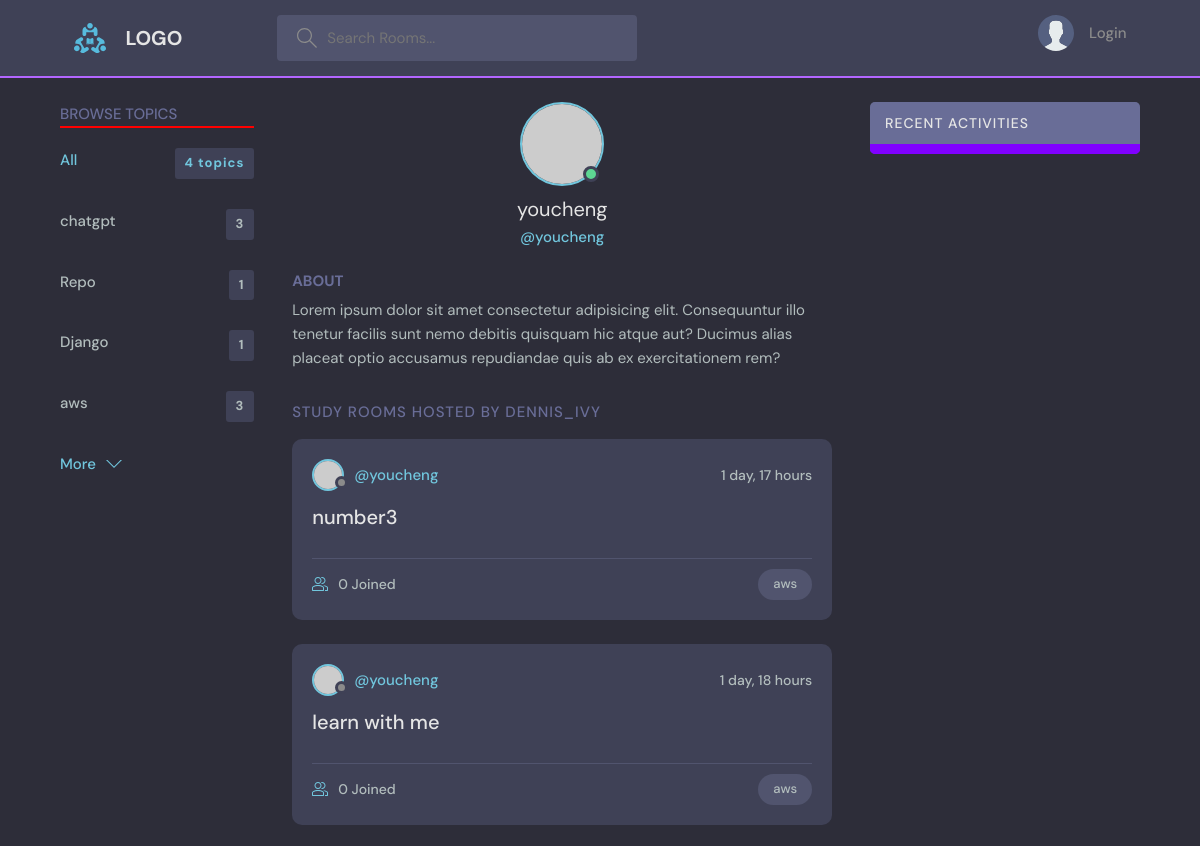
Before: /profile/1/ (upper part) with the older database file.
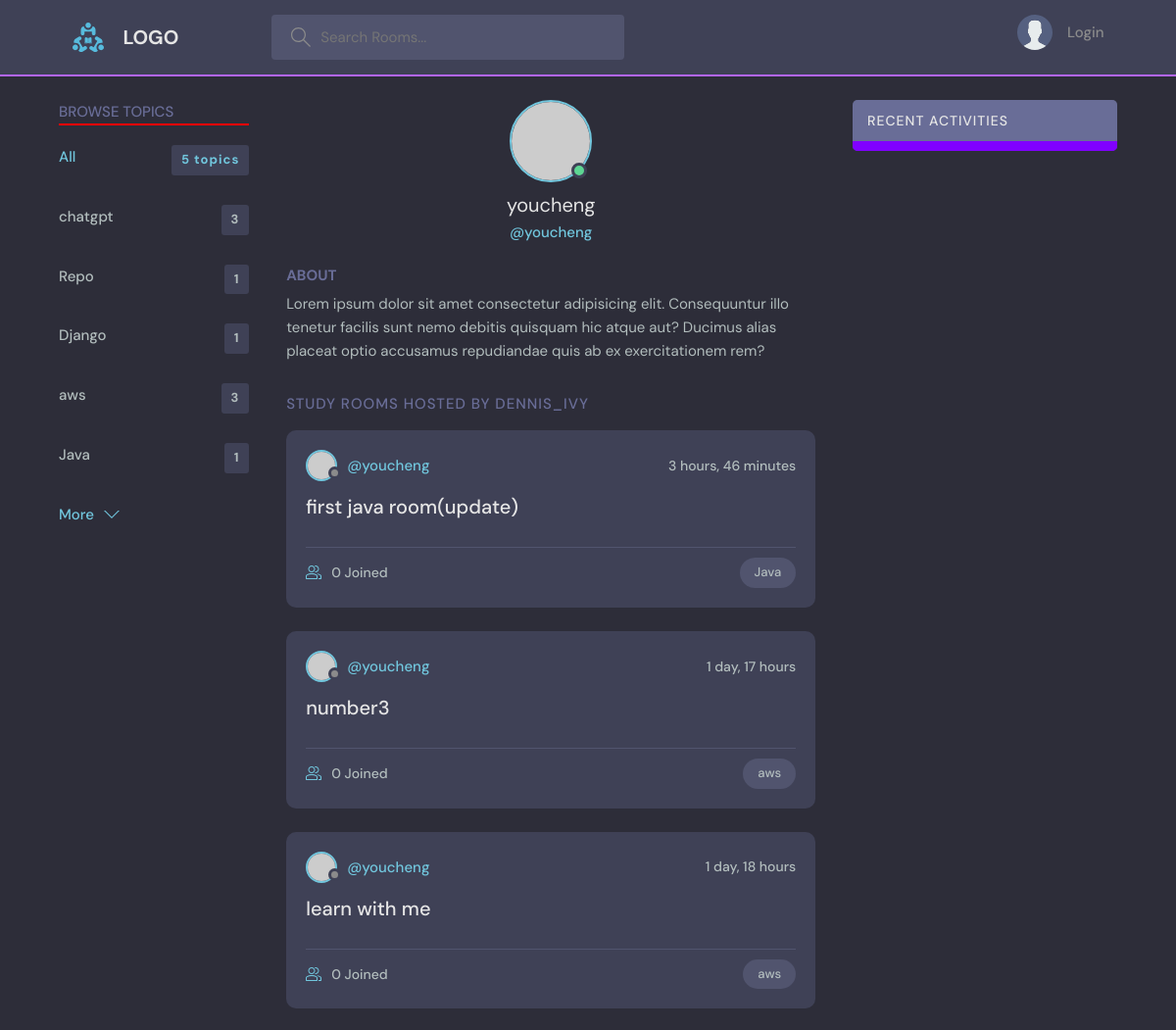
After: the same page with the newer database file.
### base/models.py (models this page shows, shortened)
class Topic(models.Model):
    name = models.CharField(max_length=200)

class Room(models.Model): #Room 是 Topic 的child
    host = models.ForeignKey(User, on_delete=models.SET_NULL, null=True)
    topic = models.ForeignKey(Topic, on_delete=models.SET_NULL, null=True) #Class topic在上面，所以直接用，如果是在下面，要以字串'Topic'呼叫
    name = models.CharField(max_length=200)
    description = models.TextField(null=True, blank=True)
    participants = models.ManyToManyField(
        User, related_name='participants', blank=True) #前面用過User表格了，這裡要在取用另一個User表格，所以要related_name
    updated = models.DateTimeField(auto_now=True)
    created = models.DateTimeField(auto_now_add=True)
    class Meta:
       ordering = ['-updated', '-created']

### base/views.py (the view)
# urls.py: path('profile/<str:pk>/', views.userProfile, name="user-profile"),
def userProfile(request,pk):
    user = User.objects.get(id=pk)
    rooms = user.room_set.all()
    room_message = user.message_set.all()
    topics = Topic.objects.all()
    context = {'user':user,
               'rooms':rooms,
               'room_message':room_message,
               'topics':topics}
    return render(request,'base/profile.html',context)

### base/templates/base/profile.html (shortened to what this page needs)
{% extends 'main.html' %}
{% block content %}
  <main class="profile-page layout layout--3">
    <div class="container">
      {% include 'base/topics_component.html' %}
      <div class="roomList">
        <div class="profile">
          <div class="profile__avatar">
            <div class="avatar avatar--large active">
              <img src="https://randomuser.me/api/portraits/men/11.jpg" />
            </div>
          </div>
          <div class="profile__info">
            <h3>{{user.username}}</h3>
            <p>@{{user.username}}</p>
          </div>
          <div class="profile__about">
            <h3>About</h3>
            <p>
              Lorem ipsum dolor sit amet consectetur adipisicing elit. Consequuntur illo tenetur
              facilis sunt nemo debitis quisquam hic atque aut? Ducimus alias placeat optio
              accusamus repudiandae quis ab ex exercitationem rem?
            </p>
          </div>
        </div>
        <div class="roomList__header">
          <div>
            <h2>Study Rooms Hosted by dennis_ivy</a>
            </h2>
          </div>
        </div>
        {% include 'base/feed_component.html' %}
      </div>
      {% include 'base/activity_component.html' %}
    </div>
  </main>
{% endblock content %}

### base/templates/base/topics_component.html
<div class="topics">
    <div class="topics__header">
      <h2>Browse Topics</h2>
      <hr color="red">
    </div>
    <ul class="topics__list">
      <li>
        <a href="{% url 'home' %}" class="active">All <span>{{topics.count}} topics</span></a>
      </li>
      {% for topic in topics %}
      <li>
        <a href="{% url 'home' %}?q={{topic.name}}">{{topic.name}} <span>{{topic.room_set.count}}</span></a>
      </li>
      {% endfor%}
    </ul>
    <a class="btn btn--link" href="{% url 'topics' %}">
      More
      <svg version="1.1" xmlns="http://www.w3.org/2000/svg" width="32" height="32" viewBox="0 0 32 32">
        <title>chevron-down</title>
        <path d="M16 21l-13-13h-3l16 16 16-16h-3l-13 13z"></path>
      </svg>
    </a>
  </div>

### base/templates/base/feed_component.html (shortened to what this page needs)
{% for room in rooms %}
<div class="roomListRoom">
    <div class="roomListRoom__header">
      <a href="{% url 'user-profile' room.host.id %}" class="roomListRoom__author">
        <div class="avatar avatar--small">
          <img src="https://randomuser.me/api/portraits/women/11.jpg" />
        </div>
        <span>@{{room.host.username}}</span>
      </a>
      <div class="roomListRoom__actions">
        <span>{{room.created|timesince}}</span>
      </div>
    </div>
    <div class="roomListRoom__content">
      <a href="{% url 'room' room.id %}">{{room.name}}</a>
    </div>
    <div class="roomListRoom__meta">
      <a href="{% url 'room' room.id %}" class="roomListRoom__joined">
        {{room.participants.all.count}} Joined
      </a>
      <p class="roomListRoom__topic">{{room.topic.name}}</p>
    </div>
  </div>
  {% endfor %}

Changed rows visible on the page:
added Topic: name "Java", room_set.count "1"
added Room: host.username "youcheng", created "3 hours, 46 minutes", name "first java room(update)", participants.all.count "0", topic.name "Java"
Other visible differences:
{{ topics.count }}: "4" → "5"
